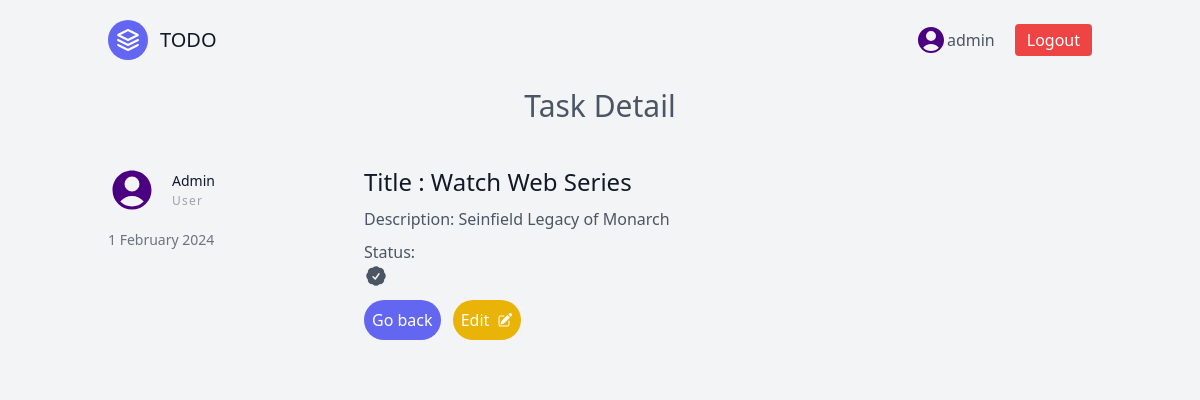
The page /tasks/2/ (signed in) on the database its author committed.
### app/models.py (models this page shows, shortened)
class Task(models.Model):
    user = models.ForeignKey(User, on_delete=models.CASCADE, null=True, blank=True)
    title = models.CharField(max_length=200)
    description = models.TextField(null=True, blank=True)
    complete = models.BooleanField(default=False)
    created = models.DateTimeField(auto_now_add=True)
    class Meta:
        ordering = ['complete']

### app/views.py (the view)
# urls.py: path("tasks/<int:pk>/", TaskDetail.as_view(), name="task-detail"),
class TaskDetail(LoginRequiredMixin, generic.DetailView):
    template_name='app/detail.html'
    model = Task
    context_object_name = 'task'

### app/templates/app/detail.html (shortened to what this page needs)
{% extends "app/base.html" %}
{% block content %}
    <section class="text-gray-600 body-font overflow-hidden">
        <div class="container px-5 py-10 mx-auto">
          <div class="-my-8 divide-y-2 divide-gray-100">
            <h2 class="text-center text-3xl mb-2">Task Detail</h2>
            <div class="py-8 flex flex-wrap md:flex-nowrap">
              <div class="md:w-64 md:mb-0 mb-6 flex-shrink-0 flex flex-col">
                <a class="inline-flex items-center">
                    <span class="flex-grow flex flex-col pl-4">
                        <span class="title-font text-sm font-small text-gray-900">{{task.user|capfirst}}</span>
                        <span class="text-gray-400 text-xs tracking-widest mt-0.5">User</span>
                    </span>
                </a>
                <span class="mt-4 text-gray-500 text-sm">
                    {{ task.created|date:"j F Y" }}
                </span>
              </div>
              <div class="md:flex-grow">
                <span class="text-2xl font-medium text-gray-900 title-font mb-2">
                    Title : {{task.title}}
                </span>
                <p class="leading-relaxed mt-2">
                    Description:
                    {{task.description}}
                </p>
                <p class="leading-relaxed mt-2">
                    <div class="columns-1 gap-1">
                        Status:
                    </div>
                </p>
                <a href="{% url 'task-list'%}" class="mt-3 text-white inline-flex items-center p-2 bg-indigo-500 rounded-full">
                  <span>Go back</span>
                </a>
                <a class=" ml-2 text-white inline-flex items-center p-2 bg-yellow-500 rounded-full" href="{% url 'task-update' task.pk %}">
                  Edit
                </a>
              </div>
            </div>
          </div>
        </div>
      </section>
{% endblock content %}

### app/templates/app/base.html (shortened to what this page needs)
<!DOCTYPE html>
<html lang="en">
<head>
    <script src="https://cdn.tailwindcss.com"></script>
</head>
<body class="bg-gray-100">
    <header class="text-gray-600 body-font">
        <div class="container mx-auto flex flex-wrap p-5 flex-col md:flex-row items-center">
          <a class="flex title-font font-medium items-center text-gray-900 mb-4 md:mb-0">
            <svg xmlns="http://www.w3.org/2000/svg" fill="none" stroke="currentColor" stroke-linecap="round" stroke-linejoin="round" stroke-width="2" class="w-10 h-10 text-white p-2 bg-indigo-500 rounded-full" viewBox="0 0 24 24">
              <path d="M12 2L2 7l10 5 10-5-10-5zM2 17l10 5 10-5M2 12l10 5 10-5"></path>
            </svg>
            <span class="ml-3 text-xl">TODO</span>
          </a>
            <nav class="md:ml-auto flex flex-wrap items-center text-base justify-center">
                {% if request.user.is_authenticated %}
                    <p class="mr-5">{{request.user}}</p>
                    <form method="post" action="{% url 'logout' %}" class="inline-flex text-white items-center bg-red-500 border-0 py-1 px-3 focus:outline-none hover:bg-red-600 rounded text-base mt-4 md:mt-0">
                        <button type="submit">Logout</button>
                    </form>
                {% else %}
                    <a href="{% url 'login' %}" class="inline-flex text-white items-center bg-indigo-500 border-0 py-1 px-3 focus:outline-none hover:bg-red-600 rounded text-base mt-4 md:mt-0">
                        Login
                    </a>
                {% endif %}
            </nav>
        </div>
    </header>
{% block content %}
{% endblock content %}
</body>
</html>

### rows shown on the page
Task: user "Admin", created "1 February 2024", title "Watch Web Series", description "Seinfield Legacy of Monarch"

### other values the page prints
{{ request.user }} "admin"
